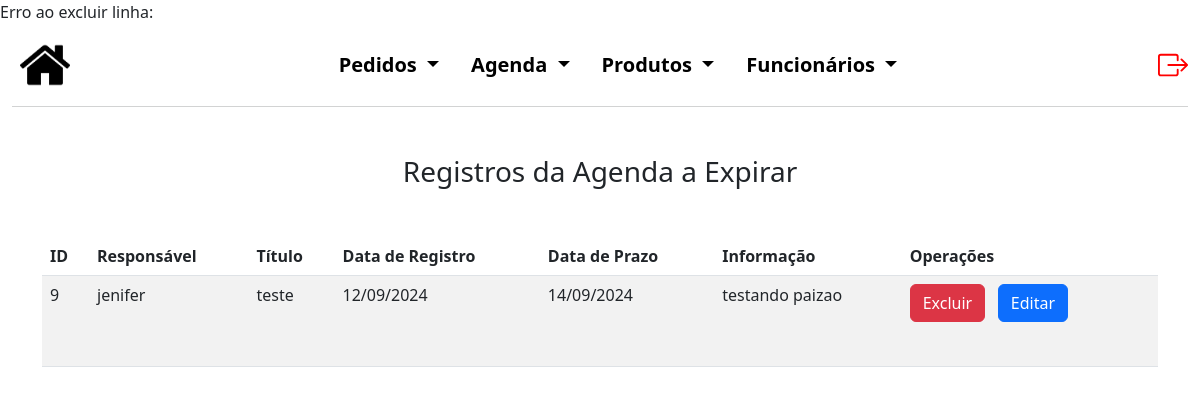
The page /admInicial.php (signed in) on the database its author committed.
### tables this page shows
CREATE TABLE `agenda` (
  `codAgend` int(5) NOT NULL,
  `cod_func` varchar(50) NOT NULL,
  `titulo` varchar(50) NOT NULL,
  `dataRegistro` date NOT NULL,
  `dataPrazo` date NOT NULL,
  `informacao` varchar(250) NOT NULL
);

### admInicial.php (the view, shortened to what this page needs)
<?php
$conexao = novaConexao();
$registros = [];
$erro = false;
try {
    $sql = "SELECT * FROM agenda WHERE dataPrazo > CURDATE()";
    $stmt = $conexao->prepare($sql);
    $stmt->execute();
    $registros = $stmt->fetchAll(PDO::FETCH_ASSOC);
} catch (PDOException $e) {
    $erro = true;
    echo "Erro: " . $e->getMessage();
}
?>
<!DOCTYPE html>
<html lang="pt-br">
<head>
    <link href="https://cdn.jsdelivr.net/npm/bootstrap@5.3.0/dist/css/bootstrap.min.css" rel="stylesheet">
    <link rel="stylesheet" href="./style.css">
</head>
<body>
    <div class="container-fluid cabecalho">
        <nav class="navbar navbar-light navbar-expand-md" style="background-color: #FFFF;">
            <a class="nav justify-content-start m-2" href="#">
                <img src="./img/back.png">
            </a>
            <div class="collapse navbar-collapse justify-content-center" id="navegacao">
                <ul class="nav nav-pills justify-content-center listas">
                    <li class="nav-item dropdown">
                        <a class="nav-link dropdown-toggle cor_fonte" href="#" id="navbarDropdownMenuLink"
                            data-bs-toggle="dropdown" aria-haspopup="true" aria-expanded="false">
                            Pedidos
                        </a>
                    </li>
                    <li class="nav-item dropdown">
                        <a class="nav-link dropdown-toggle cor_fonte" href="#" id="navbarDropdownMenuLink"
                            data-bs-toggle="dropdown" aria-haspopup="true" aria-expanded="false">
                            Agenda
                        </a>
                    </li>
                    <li class="nav-item dropdown">
                        <a class="nav-link dropdown-toggle cor_fonte" href="#" id="navbarDropdownMenuLink"
                            data-bs-toggle="dropdown" aria-haspopup="true" aria-expanded="false">
                            Produtos
                        </a>
                    </li>
                    <li class="nav-item dropdown">
                        <a class="nav-link dropdown-toggle cor_fonte" href="#" id="navbarDropdownMenuLink"
                            data-bs-toggle="dropdown" aria-haspopup="true" aria-expanded="false">
                            Funcionários
                        </a>
                    </li>
                </ul>
            </div>
            <a href="./logout.php" class="nav-link justify-content-end" style="color: red;">
            </a>
        </nav>
    </div>
    <div class="container mt-5">
        <h3 class="text-center mb-5">Registros da Agenda a Expirar</h3>
        <?php if ($erro): ?>
            <div class="alert alert-danger" role="alert">
                Não foi possível carregar os dados.
            </div>
        <?php else: ?>
            <table class="table table-striped">
                <thead>
                    <tr>
                        <th>ID</th>
                        <th>Responsável</th>
                        <th>Título</th>
                        <th>Data de Registro</th>
                        <th>Data de Prazo</th>
                        <th>Informação</th>
                        <th>Operações</th>
                    </tr>
                </thead>
                <tbody>
                    <?php foreach ($registros as $registro): ?>
                        <tr>
                            <td><?php echo ($registro['codAgend']); ?></td>
                            <td><?php echo ($registro['cod_func']); ?></td>
                            <td><?php echo ($registro['titulo']); ?></td>
                            <td><?php echo (date('d/m/Y', strtotime($registro['dataRegistro']))); ?></td>
                            <td><?php echo (date('d/m/Y', strtotime($registro['dataPrazo']))); ?></td>
                            <td><?php echo ($registro['informacao']); ?></td>
                            <td>
                                <div class="row">
                                    <div class="col-4">
                                        <form method="POST">
                                            <button type="submit" name="delete" class="btn btn-danger">Excluir</button>
                                        </form>
                                    </div>
                                    <div class="col-4">
                                    <form method="POST">
                                            <button type="submit" name="edit" class="btn btn-primary">Editar</button>
                                        </form>
                                    </div>
                                </div>
                            </td>
                        </tr>
                    <?php endforeach; ?>
                </tbody>
            </table>
        <?php endif; ?>
    </div>
</body>
</html>

### style.css (style rules this page uses)
.cabecalho { margin-bottom: 2%; }
.cor_fonte { color: black; font-weight: bold; text-decoration: none; font-size: 20px; }
.cabecalho img { height: 50px; }
#navbarDropdownMenuLink { background-color: #ffffff; }
nav { border-bottom: 1px solid rgb(210, 211, 211); }
.nav-item.dropdown .nav-link { color: black }
.row { margin-bottom: 20px; }

### rows shown on the page
agenda: codAgend "9", cod_func "jenifer", titulo "teste", dataRegistro "12/09/2024", dataPrazo "14/09/2024", informacao "testando paizao"
